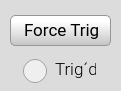
            <widget class="QGroupBox" name="groupBox_t_18">
             <property name="geometry">
              <rect>
               <x>320</x>
               <y>125</y>
               <width>121</width>
               <height>91</height>
              </rect>
             </property>
             <property name="minimumSize">
              <size>
               <width>0</width>
               <height>0</height>
              </size>
             </property>
             <property name="maximumSize">
              <size>
               <width>16777215</width>
               <height>10000</height>
              </size>
             </property>
             <property name="font">
              <font>
               <family>Roboto Medium</family>
               <pointsize>11</pointsize>
              </font>
             </property>
             <property name="styleSheet">
              <string notr="true">QGroupBox {background-color: rgb(220,220,220);border: 0px solid rgb(150,150,150); border-radius: 5px;  margin-top: 0.5em;}; 
QGroupBox::title {subcontrol-origin: margin;left: 10px;padding: 0 3px 0 3px;}</string>
             </property>
             <property name="title">
              <string/>
             </property>
             <widget class="QPushButton" name="pushButton_trigForc">
              <property name="geometry">
               <rect>
                <x>10</x>
                <y>15</y>
                <width>101</width>
                <height>31</height>
               </rect>
              </property>
              <property name="font">
               <font>
                <family>Roboto</family>
                <pointsize>13</pointsize>
               </font>
              </property>
              <property name="styleSheet">
               <string notr="true">QPushButton {
	padding: 0.2em 0.2em 0.3em 0.2em;
	border: 1px solid rgb(150, 150, 150);
	border-radius: 5px;
	color: black;
	background: qlineargradient(x1:0, y1:0, x2:0, y2:2, stop:0 #FFFFFF, stop:0.1 #FFFFFF, stop:1 #7B7B7B);
	text-align:left;
	padding-left:13px;
}

QPushButton:hover:!pressed {
	border: 1px solid rgb(150, 150, 150);
	border-radius: 5px;
	color: #256552;
	background: qlineargradient(x1:0, y1:0, x2:0, y2:2, stop:0 #FFFFFF, stop:0.1 #FFFFFF, stop:1 #AAAAAA);
}

QPushButton:pressed {
	border: 2px solid rgb(150, 150, 150);
	border-radius: 5px;
	background: #FFFFFF;
	color: #2f836a;
}

QPushButton:disabled {
	border: 1px solid rgb(180, 180, 180);
	color: gray;
	background: qlineargradient(x1:0, y1:0, x2:0, y2:2, stop:0 #CCCCCC, stop:0.1 #EEEEEE, stop:1 #BBBBBB);
}</string>
              </property>
              <property name="text">
               <string>Force Trig</string>
              </property>
              <property name="iconSize">
               <size>
                <width>23</width>
                <height>22</height>
               </size>
              </property>
             </widget>
             <widget class="QRadioButton" name="radioButton_trigLed">
              <property name="enabled">
               <bool>false</bool>
              </property>
              <property name="geometry">
               <rect>
                <x>22</x>
                <y>55</y>
                <width>31</width>
                <height>31</height>
               </rect>
              </property>
              <property name="font">
               <font>
                <family>Roboto</family>
                <pointsize>14</pointsize>
               </font>
              </property>
              <property name="styleSheet">
               <string notr="true">QRadioButton::indicator {
    width: 25px;
    height: 25px;
}
QRadioButton::indicator::unchecked {
    image: url(:/main/img/led_gray.png);
}

QRadioButton::indicator::checked {
    image: url(:/main/img/led_green.png);
}</string>
              </property>
              <property name="text">
               <string/>
              </property>
              <property name="iconSize">
               <size>
                <width>20</width>
                <height>20</height>
               </size>
              </property>
              <property name="checked">
               <bool>false</bool>
              </property>
              <property name="autoExclusive">
               <bool>false</bool>
              </property>
             </widget>
             <widget class="QLabel" name="label_24">
              <property name="geometry">
               <rect>
                <x>55</x>
                <y>59</y>
                <width>41</width>
                <height>21</height>
               </rect>
              </property>
              <property name="font">
               <font>
                <family>Roboto Light</family>
                <pointsize>13</pointsize>
                <weight>50</weight>
                <bold>false</bold>
               </font>
              </property>
              <property name="text">
               <string>Trig´d</string>
              </property>
             </widget>
            </widget>
